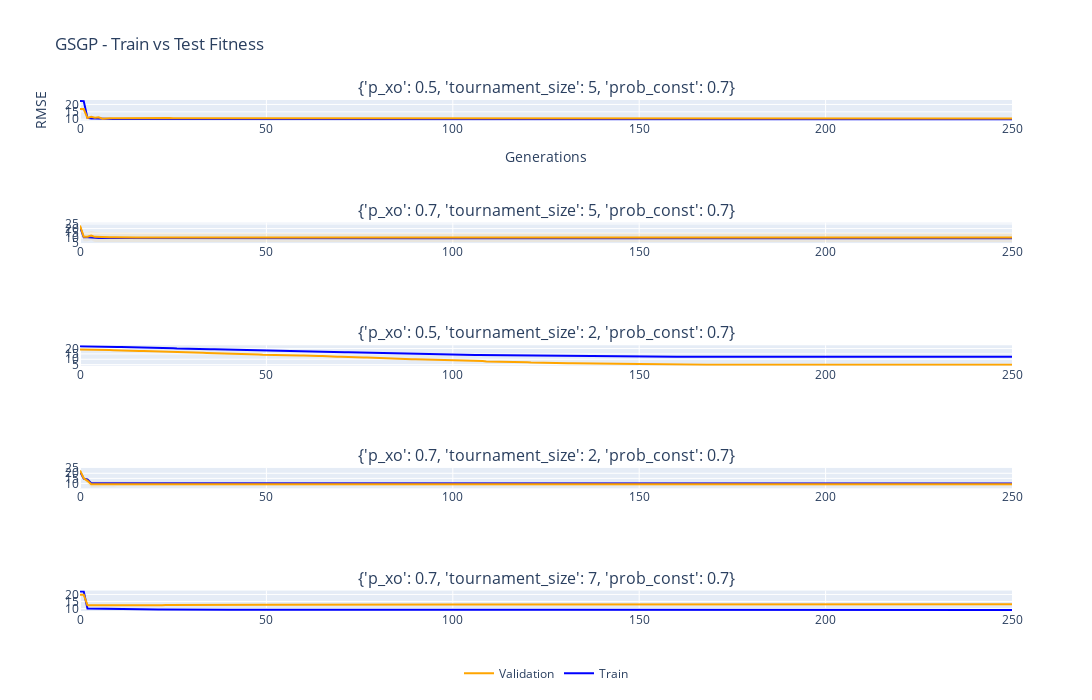

Notebook code cell kept with this figure:
### Markdown cell above
## Brief Bloat and Overfitting Discussion 

- For every hyper-parameter setting we tried, the RMSE plateaus after roughly 100–200 iterations, yet the program trees keep growing. That continued growth—typical of GSGP—signals classic bloating.

- Signs of overfitting are inconclusive: some runs show the expected pattern (training RMSE < test RMSE), while others reverse it (test RMSE < training RMSE). The conflicting results are probably a side-effect of the small dataset.

### Code cell
fit_and_size_per_comb(10,MODEL_NAME,n_rows=5,n_cols=1)

### Figure 1 — Plotly figure (JSON) as saved in the notebook; plotly's stock layout.template omitted (floating-point values rounded to 4 significant figures; data arrays with more than 128 entries replaced by an {"elided": "..."} marker saying what was removed)
{"data": [{"line": {"color": "blue"}, "mode": "lines", "name": "Train", "showlegend": true, "type": "scatter", "x": {"elided": "251 int values"}, "xaxis": "x", "y": {"elided": "251 float values"}, "yaxis": "y"}, {"line": {"width": 0}, "mode": "lines", "name": "+1 std Train", "showlegend": false, "type": "scatter", "x": {"elided": "251 int values"}, "xaxis": "x", "y": {"elided": "251 null values"}, "yaxis": "y"}, {"fill": "tonexty", "fillcolor": "rgba(0,0,255,0.1)", "line": {"width": 0}, "mode": "lines", "name": "-1 std Train", "showlegend": false, "type": "scatter", "x": {"elided": "251 int values"}, "xaxis": "x", "y": {"elided": "251 null values"}, "yaxis": "y"}, {"line": {"color": "orange"}, "mode": "lines", "name": "Validation", "showlegend": true, "type": "scatter", "x": {"elided": "251 int values"}, "xaxis": "x", "y": {"elided": "251 float values"}, "yaxis": "y"}, {"line": {"width": 0}, "mode": "lines", "name": "+1 std Val", "showlegend": false, "type": "scatter", "x": {"elided": "251 int values"}, "xaxis": "x", "y": {"elided": "251 null values"}, "yaxis": "y"}, {"fill": "tonexty", "fillcolor": "rgba(255,165,0,0.1)", "line": {"width": 0}, "mode": "lines", "name": "-1 std Val", "showlegend": false, "type": "scatter", "x": {"elided": "251 int values"}, "xaxis": "x", "y": {"elided": "251 null values"}, "yaxis": "y"}, {"line": {"color": "blue"}, "mode": "lines", "name": "Train", "showlegend": false, "type": "scatter", "x": {"elided": "251 int values"}, "xaxis": "x2", "y": {"elided": "251 float values"}, "yaxis": "y2"}, {"line": {"width": 0}, "mode": "lines", "name": "+1 std Train", "showlegend": false, "type": "scatter", "x": {"elided": "251 int values"}, "xaxis": "x2", "y": {"elided": "251 float values"}, "yaxis": "y2"}, {"fill": "tonexty", "fillcolor": "rgba(0,0,255,0.1)", "line": {"width": 0}, "mode": "lines", "name": "-1 std Train", "showlegend": false, "type": "scatter", "x": {"elided": "251 int values"}, "xaxis": "x2", "y": {"elided": "251 float values"}, "yaxis": "y2"}, {"line": {"color": "orange"}, "mode": "lines", "name": "Validation", "showlegend": false, "type": "scatter", "x": {"elided": "251 int values"}, "xaxis": "x2", "y": {"elided": "251 float values"}, "yaxis": "y2"}, {"line": {"width": 0}, "mode": "lines", "name": "+1 std Val", "showlegend": false, "type": "scatter", "x": {"elided": "251 int values"}, "xaxis": "x2", "y": {"elided": "251 float values"}, "yaxis": "y2"}, {"fill": "tonexty", "fillcolor": "rgba(255,165,0,0.1)", "line": {"width": 0}, "mode": "lines", "name": "-1 std Val", "showlegend": false, "type": "scatter", "x": {"elided": "251 int values"}, "xaxis": "x2", "y": {"elided": "251 float values"}, "yaxis": "y2"}, {"line": {"color": "blue"}, "mode": "lines", "name": "Train", "showlegend": false, "type": "scatter", "x": {"elided": "251 int values"}, "xaxis": "x3", "y": {"elided": "251 float values"}, "yaxis": "y3"}, {"line": {"width": 0}, "mode": "lines", "name": "+1 std Train", "showlegend": false, "type": "scatter", "x": {"elided": "251 int values"}, "xaxis": "x3", "y": {"elided": "251 null values"}, "yaxis": "y3"}, {"fill": "tonexty", "fillcolor": "rgba(0,0,255,0.1)", "line": {"width": 0}, "mode": "lines", "name": "-1 std Train", "showlegend": false, "type": "scatter", "x": {"elided": "251 int values"}, "xaxis": "x3", "y": {"elided": "251 null values"}, "yaxis": "y3"}, {"line": {"color": "orange"}, "mode": "lines", "name": "Validation", "showlegend": false, "type": "scatter", "x": {"elided": "251 int values"}, "xaxis": "x3", "y": {"elided": "251 float values"}, "yaxis": "y3"}, {"line": {"width": 0}, "mode": "lines", "name": "+1 std Val", "showlegend": false, "type": "scatter", "x": {"elided": "251 int values"}, "xaxis": "x3", "y": {"elided": "251 null values"}, "yaxis": "y3"}, {"fill": "tonexty", "fillcolor": "rgba(255,165,0,0.1)", "line": {"width": 0}, "mode": "lines", "name": "-1 std Val", "showlegend": false, "type": "scatter", "x": {"elided": "251 int values"}, "xaxis": "x3", "y": {"elided": "251 null values"}, "yaxis": "y3"}, {"line": {"color": "blue"}, "mode": "lines", "name": "Train", "showlegend": false, "type": "scatter", "x": {"elided": "251 int values"}, "xaxis": "x4", "y": {"elided": "251 float values"}, "yaxis": "y4"}, {"line": {"width": 0}, "mode": "lines", "name": "+1 std Train", "showlegend": false, "type": "scatter", "x": {"elided": "251 int values"}, "xaxis": "x4", "y": {"elided": "251 float values"}, "yaxis": "y4"}, {"fill": "tonexty", "fillcolor": "rgba(0,0,255,0.1)", "line": {"width": 0}, "mode": "lines", "name": "-1 std Train", "showlegend": false, "type": "scatter", "x": {"elided": "251 int values"}, "xaxis": "x4", "y": {"elided": "251 float values"}, "yaxis": "y4"}, {"line": {"color": "orange"}, "mode": "lines", "name": "Validation", "showlegend": false, "type": "scatter", "x": {"elided": "251 int values"}, "xaxis": "x4", "y": {"elided": "251 float values"}, "yaxis": "y4"}, {"line": {"width": 0}, "mode": "lines", "name": "+1 std Val", "showlegend": false, "type": "scatter", "x": {"elided": "251 int values"}, "xaxis": "x4", "y": {"elided": "251 float values"}, "yaxis": "y4"}, {"fill": "tonexty", "fillcolor": "rgba(255,165,0,0.1)", "line": {"width": 0}, "mode": "lines", "name": "-1 std Val", "showlegend": false, "type": "scatter", "x": {"elided": "251 int values"}, "xaxis": "x4", "y": {"elided": "251 float values"}, "yaxis": "y4"}, {"line": {"color": "blue"}, "mode": "lines", "name": "Train", "showlegend": false, "type": "scatter", "x": {"elided": "251 int values"}, "xaxis": "x5", "y": {"elided": "251 float values"}, "yaxis": "y5"}, {"line": {"width": 0}, "mode": "lines", "name": "+1 std Train", "showlegend": false, "type": "scatter", "x": {"elided": "251 int values"}, "xaxis": "x5", "y": {"elided": "251 null values"}, "yaxis": "y5"}, {"fill": "tonexty", "fillcolor": "rgba(0,0,255,0.1)", "line": {"width": 0}, "mode": "lines", "name": "-1 std Train", "showlegend": false, "type": "scatter", "x": {"elided": "251 int values"}, "xaxis": "x5", "y": {"elided": "251 null values"}, "yaxis": "y5"}, {"line": {"color": "orange"}, "mode": "lines", "name": "Validation", "showlegend": false, "type": "scatter", "x": {"elided": "251 int values"}, "xaxis": "x5", "y": {"elided": "251 float values"}, "yaxis": "y5"}, {"line": {"width": 0}, "mode": "lines", "name": "+1 std Val", "showlegend": false, "type": "scatter", "x": {"elided": "251 int values"}, "xaxis": "x5", "y": {"elided": "251 null values"}, "yaxis": "y5"}, {"fill": "tonexty", "fillcolor": "rgba(255,165,0,0.1)", "line": {"width": 0}, "mode": "lines", "name": "-1 std Val", "showlegend": false, "type": "scatter", "x": {"elided": "251 int values"}, "xaxis": "x5", "y": {"elided": "251 null values"}, "yaxis": "y5"}], "layout": {"annotations": [{"font": {"size": 16}, "showarrow": false, "text": "{'p_xo': 0.5, 'tournament_size': 5, 'prob_const': 0.7}", "x": 0.5, "xanchor": "center", "xref": "paper", "y": 1, "yanchor": "bottom", "yref": "paper"}, {"font": {"size": 16}, "showarrow": false, "text": "{'p_xo': 0.7, 'tournament_size': 5, 'prob_const': 0.7}", "x": 0.5, "xanchor": "center", "xref": "paper", "y": 0.76, "yanchor": "bottom", "yref": "paper"}, {"font": {"size": 16}, "showarrow": false, "text": "{'p_xo': 0.5, 'tournament_size': 2, 'prob_const': 0.7}", "x": 0.5, "xanchor": "center", "xref": "paper", "y": 0.52, "yanchor": "bottom", "yref": "paper"}, {"font": {"size": 16}, "showarrow": false, "text": "{'p_xo': 0.7, 'tournament_size': 2, 'prob_const': 0.7}", "x": 0.5, "xanchor": "center", "xref": "paper", "y": 0.28, "yanchor": "bottom", "yref": "paper"}, {"font": {"size": 16}, "showarrow": false, "text": "{'p_xo': 0.7, 'tournament_size': 7, 'prob_const': 0.7}", "x": 0.5, "xanchor": "center", "xref": "paper", "y": 0.04, "yanchor": "bottom", "yref": "paper"}], "height": 700, "legend": {"orientation": "h", "x": 0.5, "xanchor": "center", "y": -0.15, "yanchor": "bottom"}, "title": {"text": "GSGP - Train vs Test Fitness"}, "width": 1100, "xaxis": {"anchor": "y", "domain": [0, 1], "title": {"text": "Generations"}}, "xaxis2": {"anchor": "y2", "domain": [0, 1]}, "xaxis3": {"anchor": "y3", "domain": [0, 1]}, "xaxis4": {"anchor": "y4", "domain": [0, 1]}, "xaxis5": {"anchor": "y5", "domain": [0, 1]}, "yaxis": {"anchor": "x", "domain": [0.96, 1], "range": [0, null], "title": {"text": "RMSE"}}, "yaxis2": {"anchor": "x2", "domain": [0.72, 0.76], "range": [0, null]}, "yaxis3": {"anchor": "x3", "domain": [0.48, 0.52], "range": [0, null]}, "yaxis4": {"anchor": "x4", "domain": [0.24, 0.28], "range": [0, null]}, "yaxis5": {"anchor": "x5", "domain": [0, 0.04], "range": [0, null]}}}
